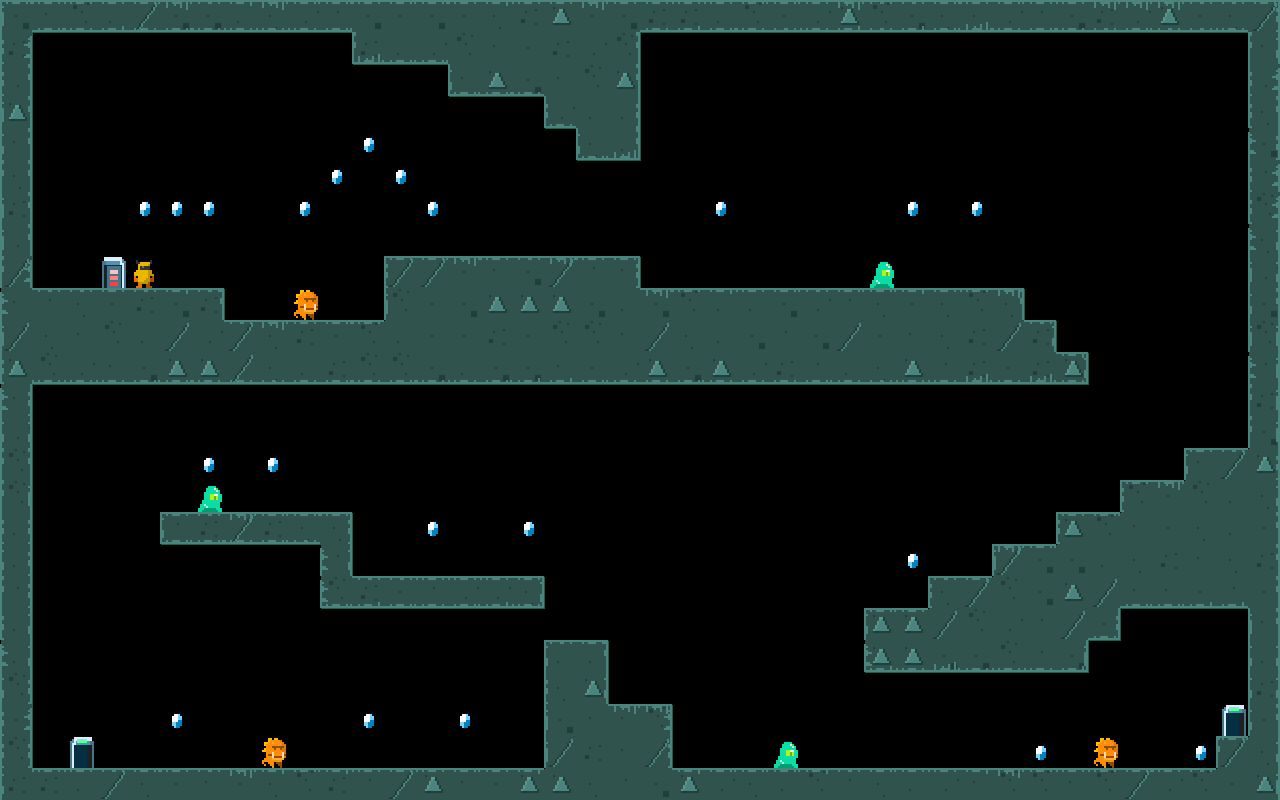

Below is a game level as drawn by its tile map, then a one-line description and the .tmx that defines it (tile-layer data replaced by summaries):
An orthogonal 40x25 tile map with 32x32 px tiles, 6 tile layers (level1_reference_entities, layer_walls, layer_moss_right, layer_moss_up, ...), 1 hidden layer not drawn, 4 tilesets and 30 objects (21x Gem, 3x Jumper, 3x Slime, 2x Door, Hero).

<map version="1.10" tiledversion="1.10.1" orientation="orthogonal" renderorder="left-up" width="40" height="25" tilewidth="32" tileheight="32" infinite="0" nextlayerid="9" nextobjectid="36">
 <editorsettings>
  <export target="level1.json" format="json" />
 </editorsettings>
 <tileset firstgid="1" name="tileset_walls" tilewidth="32" tileheight="32" tilecount="12" columns="4">
  <image source="../tilesets/tileset_walls.png" width="128" height="96" />
 </tileset>
 <tileset firstgid="13" name="tileset_moss" tilewidth="32" tileheight="32" tilecount="32" columns="8">
  <image source="../tilesets/tileset_moss.png" width="256" height="128" />
 </tileset>
 <tileset firstgid="45" name="tileset_enemies" tilewidth="32" tileheight="32" tilecount="6" columns="6">
  <image source="../tilesets/tileset_entities.png" width="192" height="32" />
 </tileset>
 <tileset firstgid="51" name="Hero" tilewidth="32" tileheight="32" tilecount="8" columns="8">
  <image source="../../sprites/spritesheets/hero.png" width="256" height="32" />
 </tileset>
 <imagelayer id="2" name="level1_reference" visible="0" locked="1" opacity="0.7">
  <image source="references/level_1.jpg" />
 </imagelayer>
 <layer id="7" name="level1_reference_entities" width="40" height="25">
  <data>[1000 cells, 31 non-empty, 6 distinct tile ids]</data>
 </layer>
 <objectgroup id="8" name="level1_entities">
  <object id="1" name="Jumper01" type="Jumper" x="306.089" y="309.441">
   <properties>
    <property name="health" type="int" value="2" />
   </properties>
   <point />
  </object>
  <object id="2" name="Jumper02" type="Jumper" x="274.81" y="751.818">
   <properties>
    <property name="health" type="int" value="2" />
   </properties>
   <point />
  </object>
  <object id="3" name="Jumper03" type="Jumper" x="1107.06" y="751.818">
   <properties>
    <property name="health" type="int" value="2" />
   </properties>
   <point />
  </object>
  <object id="5" name="Slime01" type="Slime" x="884.754" y="278.161">
   <properties>
    <property name="health" type="int" value="2" />
   </properties>
   <point />
  </object>
  <object id="6" name="Slime02" type="Slime" x="790.917" y="757.403">
   <properties>
    <property name="health" type="int" value="2" />
   </properties>
   <point />
  </object>
  <object id="7" name="Gem01" type="Gem" x="144.417" y="210.417">
   <properties>
    <property name="value" type="int" value="1" />
   </properties>
   <point />
  </object>
  <object id="11" name="Gem02" type="Gem" x="177.333" y="210.667">
   <properties>
    <property name="value" type="int" value="1" />
   </properties>
   <point />
  </object>
  <object id="12" name="Gem03" type="Gem" x="208" y="210.667">
   <properties>
    <property name="value" type="int" value="1" />
   </properties>
   <point />
  </object>
  <object id="13" name="Gem06" type="Gem" x="370.667" y="150.667">
   <properties>
    <property name="value" type="int" value="5" />
   </properties>
   <point />
  </object>
  <object id="14" name="Gem07" type="Gem" x="401.333" y="184">
   <properties>
    <property name="value" type="int" value="1" />
   </properties>
   <point />
  </object>
  <object id="15" name="Gem08" type="Gem" x="433.333" y="216">
   <properties>
    <property name="value" type="int" value="1" />
   </properties>
   <point />
  </object>
  <object id="16" name="Gem09" type="Gem" x="720" y="212">
   <properties>
    <property name="value" type="int" value="1" />
   </properties>
   <point />
  </object>
  <object id="17" name="Gem04" type="Gem" x="304" y="212">
   <properties>
    <property name="value" type="int" value="1" />
   </properties>
   <point />
  </object>
  <object id="18" name="Gem05" type="Gem" x="338.667" y="180">
   <properties>
    <property name="value" type="int" value="1" />
   </properties>
   <point />
  </object>
  <object id="19" name="Gem19" type="Gem" x="1040" y="758.667">
   <properties>
    <property name="value" type="int" value="5" />
   </properties>
   <point />
  </object>
  <object id="20" name="Gem10" type="Gem" x="913.333" y="208">
   <properties>
    <property name="value" type="int" value="1" />
   </properties>
   <point />
  </object>
  <object id="21" name="Gem11" type="Gem" x="978.667" y="217.333">
   <properties>
    <property name="value" type="int" value="1" />
   </properties>
   <point />
  </object>
  <object id="22" name="Gem18" type="Gem" x="462.667" y="724">
   <properties>
    <property name="value" type="int" value="5" />
   </properties>
   <point />
  </object>
  <object id="23" name="Gem16" type="Gem" x="909.333" y="569.333">
   <properties>
    <property name="value" type="int" value="5" />
   </properties>
   <point />
  </object>
  <object id="24" name="Gem20" type="Gem" x="1200" y="756">
   <properties>
    <property name="value" type="int" value="5" />
   </properties>
   <point />
  </object>
  <object id="25" name="Gem13" type="Gem" x="272" y="466.667">
   <properties>
    <property name="value" type="int" value="5" />
   </properties>
   <point />
  </object>
  <object id="26" name="Gem14" type="Gem" x="432" y="529.333">
   <properties>
    <property name="value" type="int" value="5" />
   </properties>
   <point />
  </object>
  <object id="27" name="Gem15" type="Gem" x="529.333" y="533.333">
   <properties>
    <property name="value" type="int" value="5" />
   </properties>
   <point />
  </object>
  <object id="28" name="Gem12" type="Gem" x="209.334" y="464">
   <properties>
    <property name="value" type="int" value="5" />
   </properties>
   <point />
  </object>
  <object id="29" name="Gem17" type="Gem" x="177.333" y="725.333">
   <properties>
    <property name="value" type="int" value="5" />
   </properties>
   <point />
  </object>
  <object id="30" name="Gem18" type="Gem" x="369.333" y="722.667">
   <properties>
    <property name="value" type="int" value="5" />
   </properties>
   <point />
  </object>
  <object id="31" name="Slime03" type="Slime" x="210.667" y="501.333">
   <properties>
    <property name="health" type="int" value="2" />
   </properties>
   <point />
  </object>
  <object id="32" name="Door_Closed" type="Door" x="113.752" y="269.311">
   <properties>
    <property name="isOpen" type="bool" value="false" />
   </properties>
   <point />
  </object>
  <object id="33" name="Door_Open" type="Door" x="82.3867" y="746.155">
   <properties>
    <property name="isOpen" type="bool" value="true" />
   </properties>
   <point />
  </object>
  <object id="34" name="Hero" type="Hero" x="143.892" y="269.311">
   <properties>
    <property name="health" type="int" value="7" />
    <property name="score" type="int" value="0" />
   </properties>
   <point />
  </object>
 </objectgroup>
 <layer id="1" name="layer_walls" width="40" height="25" offsetx="1.33333" offsety="1.33333">
  <data>[1000 cells, 317 non-empty, 11 distinct tile ids]</data>
 </layer>
 <layer id="3" name="layer_moss_right" width="40" height="25">
  <data>[1000 cells, 63 non-empty, 8 distinct tile ids]</data>
 </layer>
 <layer id="4" name="layer_moss_up" width="40" height="25">
  <data>[1000 cells, 135 non-empty, 8 distinct tile ids]</data>
 </layer>
 <layer id="5" name="layer_moss_left" width="40" height="25">
  <data>[1000 cells, 63 non-empty, 8 distinct tile ids]</data>
 </layer>
 <layer id="6" name="layer_moss_down" width="40" height="25">
  <data>[1000 cells, 95 non-empty, 8 distinct tile ids]</data>
 </layer>
</map>
